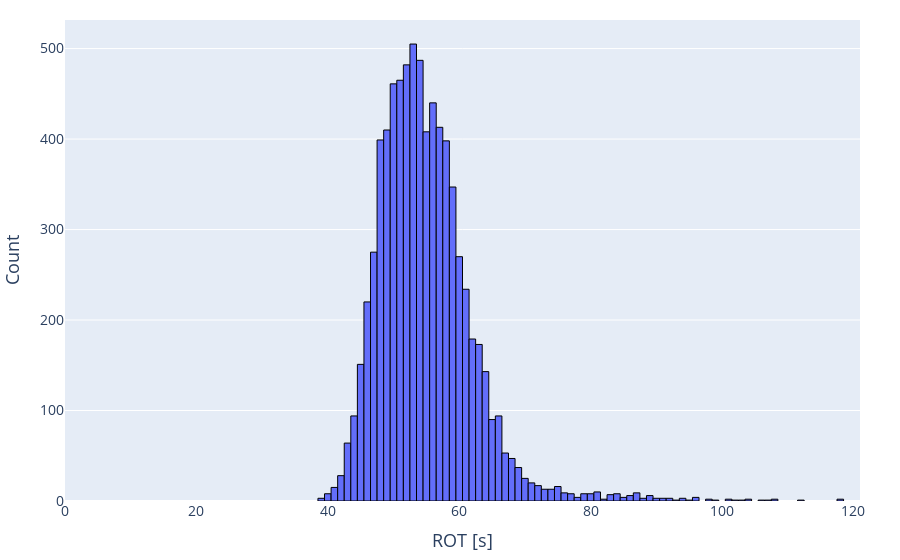

Source (notebook cell):
### Markdown cell above
### Analysis of ROT distribution

### Code cell
# Create a histogram
fig = go.Figure()
fig.add_trace(go.Histogram(
    x=table['ROT [s]'],  # Data for the histogram
    xbins=dict(
        size=1  # Set bin size to 1 second
    ),
    marker=dict(
        line=dict(
            width=1,
            color='black'  # Add borders to distinguish bins
        )
    )
))

# Adjust the layout
fig.update_layout(
    xaxis=dict(
        title="ROT [s]",  # Label for the x-axis
        title_font=dict(size=18),  # Adjust font size for the axis title
        tickfont=dict(size=14),  # Adjust font size for tick labels
        range=[0, 121]  # Set the range for the x-axis
    ),
    yaxis=dict(
        title="Count",  # Label for the y-axis
        title_font=dict(size=18),  # Adjust font size for the axis title
        tickfont=dict(size=14)  # Adjust font size for tick labels
    ),
    showlegend=False,  # Hide the legend
    margin=dict(l=40, r=40, t=20, b=40)  # Adjust margins (reduce top margin)
)

# Ensure the 'Plots' folder exists
output_dir = 'Plots'
if not os.path.exists(output_dir):
    os.makedirs(output_dir)

# Save the plot as a PDF
fig.write_image(os.path.join(output_dir, 'ROT_distribution_hist_v2.pdf'), scale=5)

# Display the plot
fig.show()

### Figure 1 — Plotly figure (JSON) as saved in the notebook; plotly's stock layout.template omitted (floating-point values rounded to 4 significant figures; data arrays with more than 128 entries replaced by an {"elided": "..."} marker saying what was removed)
{"data": [{"marker": {"line": {"color": "black", "width": 1}}, "type": "histogram", "x": {"elided": "7623 int values"}, "xbins": {"size": 1}}], "layout": {"margin": {"b": 40, "l": 40, "r": 40, "t": 20}, "showlegend": false, "xaxis": {"range": [0, 121], "tickfont": {"size": 14}, "title": {"font": {"size": 18}, "text": "ROT [s]"}}, "yaxis": {"tickfont": {"size": 14}, "title": {"font": {"size": 18}, "text": "Count"}}}}
